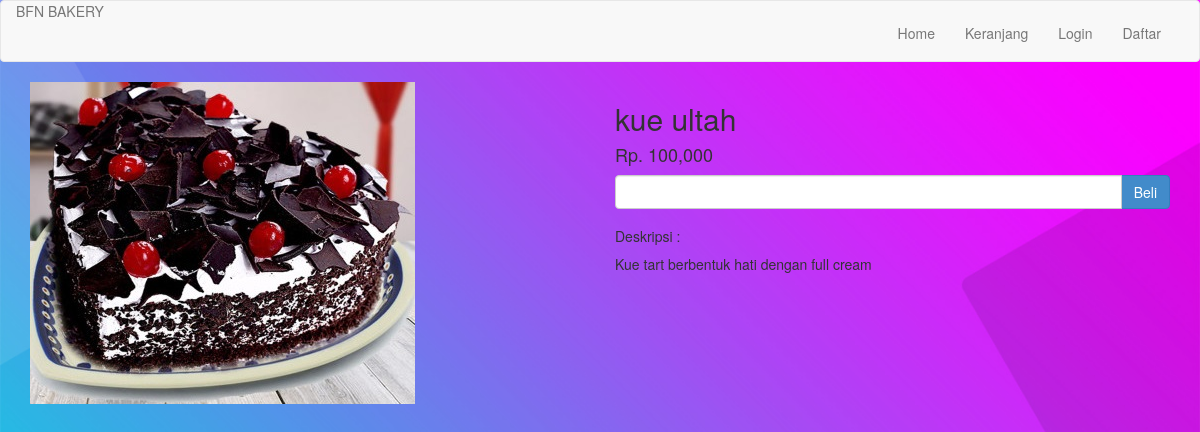
/detail.php?id=16, run on the app's committed database.
### tables this page shows
CREATE TABLE `menu` (
  `id_produk` int(11) NOT NULL,
  `nama` varchar(64) DEFAULT NULL,
  `harga` varchar(9) DEFAULT NULL,
  `gambar` varchar(64) DEFAULT NULL,
  `deskripsi` varchar(100) DEFAULT NULL,
  `id_kategori` int(11) DEFAULT NULL,
  `stok_barang` varchar(10) NOT NULL
);

### detail.php (the view, shortened to what this page needs)
<?php include 'koneksi.php';?>
<?php $id_produk=$_GET['id'];
$ambildata=$koneksi->query("SELECT *FROM menu WHERE id_produk='$id_produk'");
$pecah=$ambildata->fetch_assoc();
 ?>
<?php include 'navbar.php'; ?>
 <!DOCTYPE html>
 <html>
 <head>
 	<link rel="stylesheet" href="admin/assets/css/bootstrap.css">
 </head>
 <body>
 <section class="konten">
 	<div class="container">
 		<div class="row">
 			<div class="col-md-6">
 				<img src="foto/<?php echo $pecah["gambar"]; ?>" alt="" class="img-responsive">
 			</div>
 			<div class="col-md-6">
 				<h2><?php echo $pecah['nama']; ?></h2>
 				<h4>Rp. <?php echo number_format($pecah['harga']); ?></h4>
 				<form method="post">
 					<div class="form-group">
 						<div class="input-group">
 							<input type="number" name="jumlah" ,min="1" class="form-control">
 							<div class="input-group-btn" >
 								<button class="btn btn-primary" name="beli">Beli</button>
 							</div>
 						</div>
 					</div>
 				</form>
 				<h5>Deskripsi :</h5>
 				<p><?php echo $pecah['deskripsi']; ?></p>
 			</div>
 		</div>
 	</div>
 </section>
 </body>
 </html>

### detail.php (style rules this page uses)
body { background-image: url('admin/assets/img/bg-01.jpg'); background-size: cover; background-attachment: fixed; }

### data on the page
menu: gambar (picture), nama "kue ultah", harga "100,000", deskripsi "Kue tart berbentuk hati dengan full cream"
